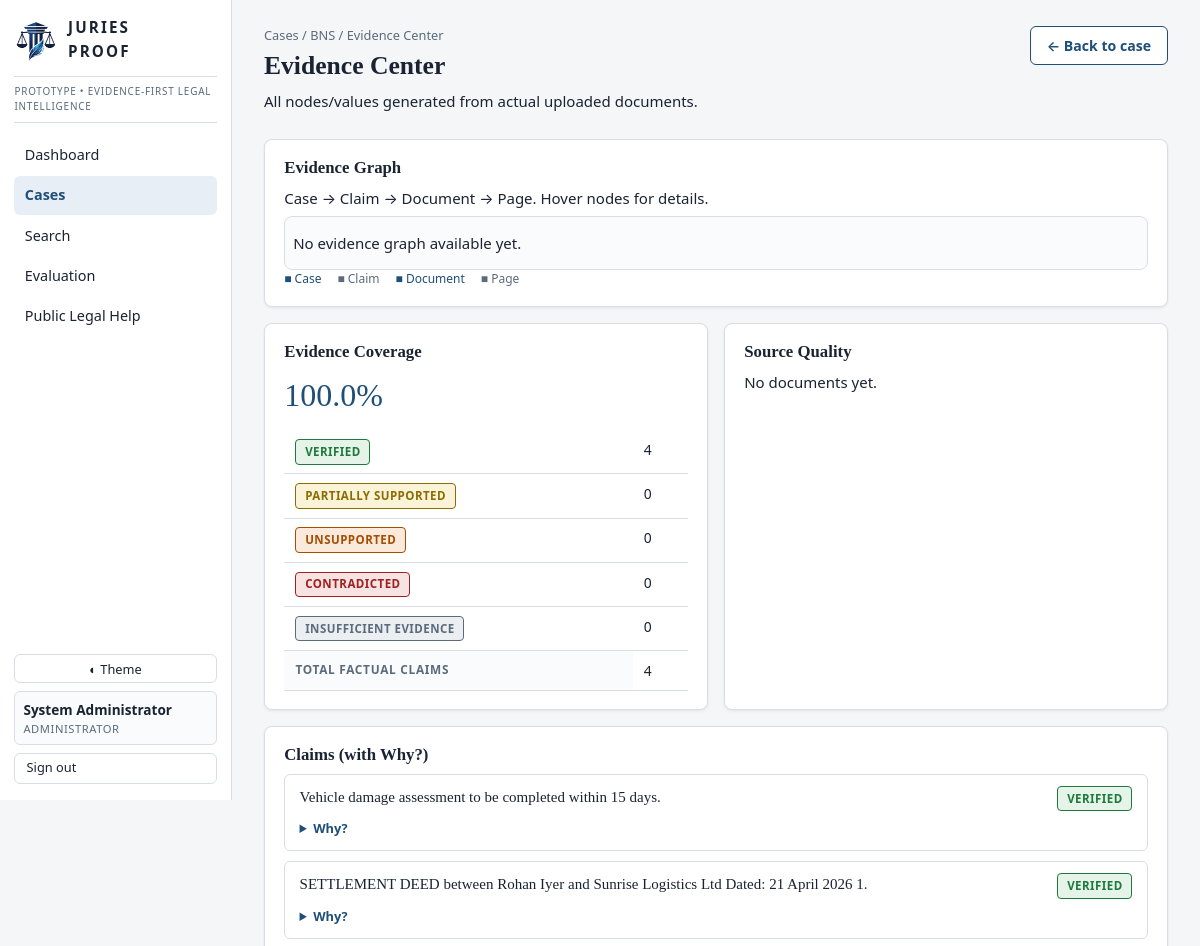
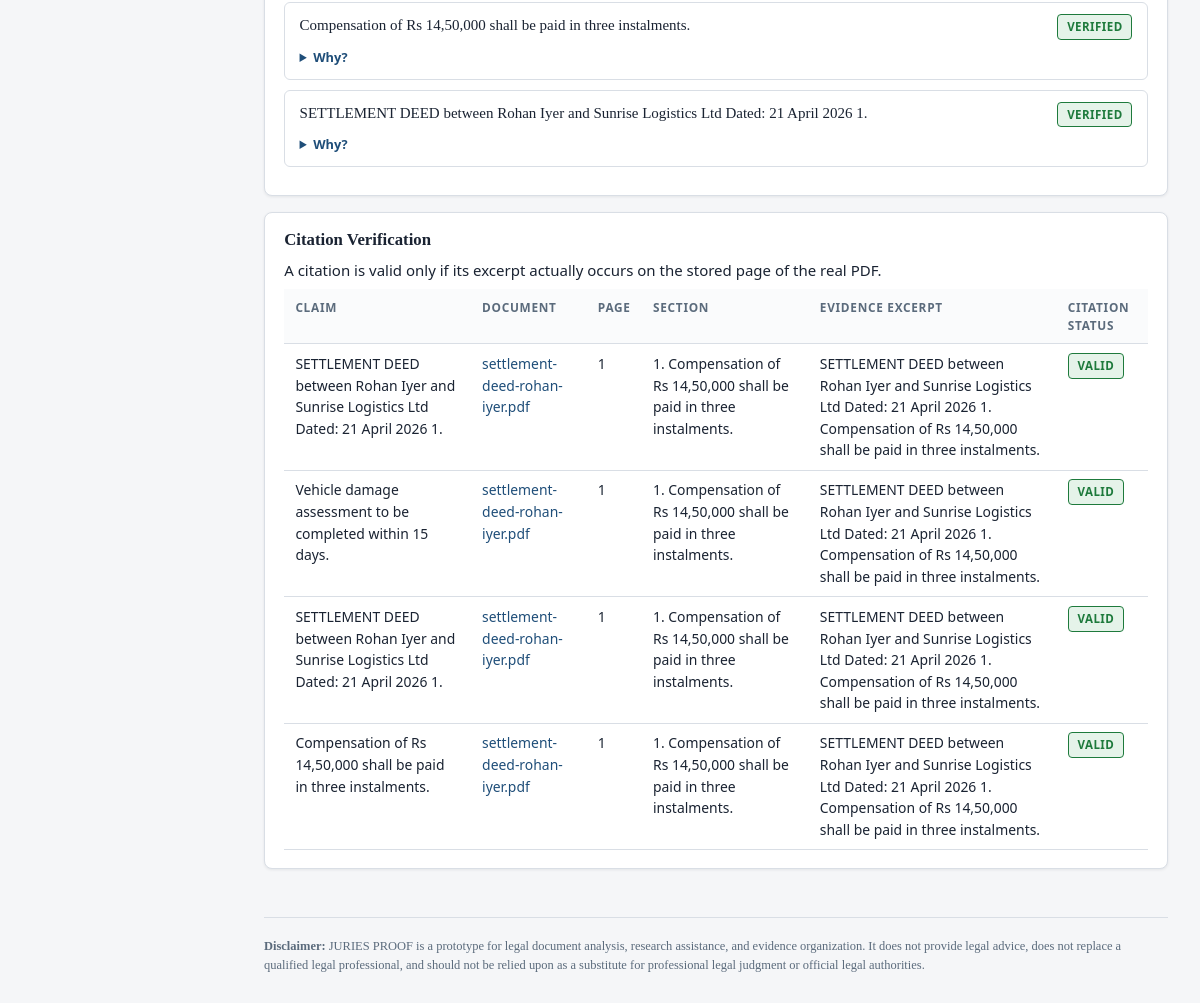
The app's page /cases/CASE-0002/evidence (signed in) with its own data (2 pictures, top to bottom).
### tables this page shows
CREATE TABLE users (
    id INTEGER PRIMARY KEY AUTOINCREMENT,
    username TEXT UNIQUE NOT NULL,
    password_hash TEXT NOT NULL,
    role TEXT NOT NULL DEFAULT 'analyst',
    display_name TEXT,
    created_at TEXT NOT NULL
);

CREATE TABLE cases (
    id TEXT PRIMARY KEY,
    title TEXT NOT NULL,
    case_type TEXT,
    jurisdiction TEXT,
    status TEXT NOT NULL DEFAULT 'Open',
    description TEXT,
    parties TEXT,
    tags TEXT,
    created_at TEXT NOT NULL,
    updated_at TEXT NOT NULL
);

CREATE TABLE claims (
    id TEXT PRIMARY KEY,
    case_id TEXT NOT NULL,
    text TEXT NOT NULL,
    status TEXT NOT NULL DEFAULT 'UNSUPPORTED',
    origin TEXT DEFAULT 'rag',
    document_id TEXT,
    doc_name TEXT,
    page_number INTEGER,
    section TEXT,
    excerpt TEXT,
    created_at TEXT NOT NULL
);

CREATE TABLE citations (
    id TEXT PRIMARY KEY,
    claim_id TEXT NOT NULL,
    case_id TEXT NOT NULL,
    document_id TEXT,
    doc_name TEXT,
    page_number INTEGER,
    section TEXT,
    excerpt TEXT,
    valid INTEGER DEFAULT 0,
    status TEXT DEFAULT 'UNVERIFIED'
);

### app.py (the view)
@app.route("/cases/<case_id>/evidence")
@login_required
def evidence_center(case_id):
    case = query("SELECT * FROM cases WHERE id=?", (case_id,), one=True)
    if not case:
        abort(404)
    claims = query("SELECT * FROM claims WHERE case_id=? ORDER BY created_at DESC LIMIT 100", (case_id,))
    citations = query(
        "SELECT ci.*, cl.text AS claim_text FROM citations ci JOIN claims cl ON cl.id=ci.claim_id "
        "WHERE ci.case_id=? ORDER BY ci.id DESC LIMIT 100", (case_id,))
    graph = analysis.evidence_graph(case_id)
    coverage = analysis.evidence_coverage(case_id)
    quality = analysis.source_quality(case_id)
    return render_template("evidence_center.html", case=case, claims=claims, citations=citations,
                           graph=graph, coverage=coverage, quality=quality)

### app.py (called while the page is built)
def current_user():
    uid = session.get("uid")
    if not uid:
        return None
    return query("SELECT * FROM users WHERE id = ?", (uid,), one=True)

def login_required(f):
    @wraps(f)
    def wrapper(*args, **kwargs):
        if not session.get("uid"):
            return redirect(url_for("login"))
        return f(*args, **kwargs)
    return wrapper

@app.context_processor
def inject_globals():
    user = current_user()
    return dict(now=datetime.utcnow(), current_user=user,
                role_labels=ROLE_LABELS, app_name="JURIES PROOF",
                llm_configured=config.llm_configured())

### jp/analysis.py (called while the page is built, shortened)
def evidence_coverage(case_id):
    claims = query("SELECT status FROM claims WHERE case_id = ?", (case_id,))
    total = len(claims)
    counts = {"VERIFIED": 0, "PARTIALLY SUPPORTED": 0, "UNSUPPORTED": 0,
              "CONTRADICTED": 0, "INSUFFICIENT EVIDENCE": 0}
    for c in claims:
        if c["status"] in counts:
            counts[c["status"]] += 1
    supported = counts["VERIFIED"]
    coverage = round(supported / total * 100, 1) if total else None
    return {
        "total_claims": total,
        "counts": counts,
        "coverage": coverage,
        "message": None if total >= 3 else "Not enough evaluated claims to calculate evidence coverage.",
    }

def source_quality(case_id):
    docs = query("SELECT * FROM documents WHERE case_id = ?", (case_id,))
    out = []
    return out

### jp/config.py (called while the page is built)
def llm_configured():
    return bool(GEMINI_API_KEY or OPENAI_API_KEY)

### jp/db.py (called while the page is built)
def get_db():
    os.makedirs(os.path.dirname(DB_PATH), exist_ok=True)
    conn = sqlite3.connect(DB_PATH)
    conn.row_factory = sqlite3.Row
    conn.execute("PRAGMA foreign_keys = ON")
    return conn

def query(sql, params=(), one=False):
    conn = get_db()
    cur = conn.execute(sql, params)
    rows = cur.fetchall()
    conn.close()
    return (rows[0] if rows else None) if one else rows

### templates/evidence_center.html (shortened to what this page needs)
{% extends "base.html" %}
{% block content %}
<div class="page-head">
  <div>
    <div class="crumbs"><a href="{{ url_for('cases_page') }}">Cases</a> /
      <a href="{{ url_for('case_detail', case_id=case.id) }}">{{ case.title }}</a> / Evidence Center</div>
    <h1>Evidence Center</h1>
    <p class="meta">All nodes/values generated from actual uploaded documents.</p>
  </div>
  <a class="btn btn-secondary" href="{{ url_for('case_detail', case_id=case.id) }}">← Back to case</a>
</div>
<div class="card">
  <h3>Evidence Graph</h3>
  <p class="meta">Case → Claim → Document → Page. Hover nodes for details.</p>
  <div class="graph-wrap">
  </div>
  <div class="legend">
    <span style="color:var(--accent);">Case</span>
    <span>Claim</span>
    <span style="color:var(--accent);">Document</span>
    <span>Page</span>
  </div>
</div>
<div class="grid grid-2">
  <div class="card">
    <h3>Evidence Coverage</h3>
    {% if coverage.coverage is not none %}
      <div class="stat-value" style="font-size:2rem;color:var(--accent);">{{ coverage.coverage }}%</div>
      <table class="data" style="margin-top:.6rem;">
        <tbody>
          <tr><td><span class="badge badge-verified">Verified</span></td><td>{{ coverage.counts.VERIFIED }}</td></tr>
          <tr><td><span class="badge badge-partially">Partially Supported</span></td><td>{{ coverage.counts['PARTIALLY SUPPORTED'] }}</td></tr>
          <tr><td><span class="badge badge-review">Unsupported</span></td><td>{{ coverage.counts.UNSUPPORTED }}</td></tr>
          <tr><td><span class="badge badge-contradicted">Contradicted</span></td><td>{{ coverage.counts.CONTRADICTED }}</td></tr>
          <tr><td><span class="badge badge-insufficient">Insufficient Evidence</span></td><td>{{ coverage.counts['INSUFFICIENT EVIDENCE'] }}</td></tr>
          <tr><th>Total factual claims</th><td>{{ coverage.total_claims }}</td></tr>
        </tbody>
      </table>
    {% else %}
      <p><em>{{ coverage.message }}</em></p>
    {% endif %}
  </div>
  <div class="card">
    <h3>Source Quality</h3>
    {% if quality %}
    <table class="data">
      <thead><tr><th>Source</th><th>Type</th><th>Authority</th><th>Reliability</th><th>Status</th></tr></thead>
      <tbody>
        {% for q in quality %}
        <tr>
          <td>{{ q.document.doc_name }}</td>
          <td class="meta">{{ q.source_type }}</td>
          <td><span class="badge badge-{{ {'HIGH':'verified','MEDIUM':'partially','LOW':'contradicted'}.get(q.authority,'neutral') }}">{{ q.authority }}</span></td>
          <td class="meta">{{ q.reliability }}</td>
          <td><span class="badge badge-{{ q.status|lower }}">{{ q.status }}</span></td>
        </tr>
        {% endfor %}
      </tbody>
    </table>
    {% else %}
    <p class="meta">No documents yet.</p>
    {% endif %}
  </div>
</div>
<div class="card">
  <h3>Claims (with Why?)</h3>
  {% if claims %}
    {% for c in claims[:20] %}
    <div class="claim-item">
      <div class="claim-head"><span>{{ c.text }}</span>
        <span class="badge badge-{{ {'VERIFIED':'verified','PARTIALLY SUPPORTED':'partially','UNSUPPORTED':'unsupported','CONTRADICTED':'contradicted'}.get(c.status,'insufficient') }}">{{ c.status }}</span></div>
      {% if c.excerpt %}
      <details class="why"><summary>Why?</summary>
      </details>
      {% endif %}
    </div>
    {% endfor %}
  {% else %}
    <p class="meta">No claims yet. Ask evidence questions or run a review.</p>
  {% endif %}
</div>
<div class="card">
  <h3>Citation Verification</h3>
  <p class="meta">A citation is valid only if its excerpt actually occurs on the stored page of the real PDF.</p>
  {% if citations %}
  <div class="table-wrap">
  <table class="data">
    <thead><tr><th>Claim</th><th>Document</th><th>Page</th><th>Section</th><th>Evidence excerpt</th><th>Citation Status</th></tr></thead>
    <tbody>
      {% for ci in citations %}
      <tr>
        <td>{{ ci.claim_text[:120] }}</td>
        <td>{% if ci.document_id %}<a href="{{ url_for('document_viewer', doc_id=ci.document_id, page=ci.page_number) }}">{{ ci.doc_name }}</a>{% else %}—{% endif %}</td>
        <td>{{ ci.page_number or '—' }}</td>
        <td class="meta">{{ ci.section or '—' }}</td>
        <td class="meta">{{ ci.excerpt[:150] }}</td>
        <td><span class="badge badge-{{ 'verified' if ci.valid else 'contradicted' }}">{{ ci.status }}</span></td>
      </tr>
      {% endfor %}
    </tbody>
  </table>
  </div>
  {% else %}
  <p class="meta">No citations recorded yet.</p>
  {% endif %}
</div>
{% endblock %}

### templates/base.html (shortened to what this page needs)
<!DOCTYPE html>
<html lang="en" data-theme="light">
<head>
  <link rel="stylesheet" href="{{ url_for('static', filename='css/style.css') }}">
</head>
<body>
  <div class="layout">
    <aside class="sidebar">
      <a class="brand" href="{{ url_for('dashboard') }}">
        <img src="{{ url_for('static', filename='img/logo.png') }}" alt="JURIES PROOF logo" class="brand-logo">
        <span class="brand-text">JURIES<br>PROOF</span>
      </a>
      <p class="banner">PROTOTYPE &bull; EVIDENCE-FIRST LEGAL INTELLIGENCE</p>
      {% if current_user and current_user.role != 'public' %}
      <nav class="nav">
        <a href="{{ url_for('dashboard') }}" class="{{ 'active' if request.path in ['/', '/dashboard'] }}">Dashboard</a>
        <a href="{{ url_for('cases_page') }}" class="{{ 'active' if request.path.startswith('/cases') and 'research' not in request.path }}">Cases</a>
        <a href="{{ url_for('global_search') }}" class="{{ 'active' if request.path.startswith('/search') }}">Search</a>
        <a href="{{ url_for('evaluation_page') }}" class="{{ 'active' if request.path.startswith('/evaluation') }}">Evaluation</a>
        <a href="{{ url_for('public_help') }}">Public Legal Help</a>
      </nav>
      {% else %}
      <nav class="nav">
        <a href="{{ url_for('public_help') }}" class="{{ 'active' if request.path.startswith('/public-help') }}">Public Legal Help</a>
      </nav>
      {% endif %}
      <div class="sidebar-footer">
        <button id="theme-toggle" class="btn btn-ghost btn-sm" type="button" aria-label="Toggle light/dark theme">◐ Theme</button>
        {% if current_user %}
          <div class="user-chip">
            <span class="user-name">{{ current_user.display_name or current_user.username }}</span>
            <span class="user-role">{{ role_labels[current_user.role] }}</span>
          </div>
          <a class="btn btn-ghost btn-sm" href="{{ url_for('logout') }}">Sign out</a>
        {% endif %}
      </div>
    </aside>
    <main class="content">
      {% block content %}{% endblock %}
      <footer class="footer">
        <p><strong>Disclaimer:</strong> JURIES PROOF is a prototype for legal document analysis, research assistance, and evidence organization. It does not provide legal advice, does not replace a qualified legal professional, and should not be relied upon as a substitute for professional legal judgment or official legal authorities.</p>
      </footer>
    </main>
  </div>
</body>
</html>

### records on screen
users: display_name "System Administrator", role "ADMINISTRATOR"
cases: title "BNS"
claims: text "Vehicle damage assessment to be completed within 15 days.", status "VERIFIED"
claims: text "SETTLEMENT DEED between Rohan Iyer and Sunrise Logistics Ltd Dated: 21 April 2026 1.", status "VERIFIED"
claims: text "Compensation of Rs 14,50,000 shall be paid in three instalments.", status "VERIFIED"
claims: text "SETTLEMENT DEED between Rohan Iyer and Sunrise Logistics Ltd Dated: 21 April 2026 1.", status "VERIFIED"
citations: text "SETTLEMENT DEED between Rohan Iyer and Sunrise Logistics Ltd Dated: 21 April 2026 1.", doc_name "settlement-deed-rohan-iyer.pdf", page_number "1", section "1. Compensation of Rs 14,50,000 shall be paid in three instalments.", excerpt "SETTLEMENT DEED between Rohan Iyer and Sunrise Logistics Ltd Dated: 21 April 2026 1. Compensation of Rs 14,50,000 shall be paid in three instalments.", status "VALID"
citations: text "Vehicle damage assessment to be completed within 15 days.", doc_name "settlement-deed-rohan-iyer.pdf", page_number "1", section "1. Compensation of Rs 14,50,000 shall be paid in three instalments.", excerpt "SETTLEMENT DEED between Rohan Iyer and Sunrise Logistics Ltd Dated: 21 April 2026 1. Compensation of Rs 14,50,000 shall be paid in three instalments.", status "VALID"
citations: text "SETTLEMENT DEED between Rohan Iyer and Sunrise Logistics Ltd Dated: 21 April 2026 1.", doc_name "settlement-deed-rohan-iyer.pdf", page_number "1", section "1. Compensation of Rs 14,50,000 shall be paid in three instalments.", excerpt "SETTLEMENT DEED between Rohan Iyer and Sunrise Logistics Ltd Dated: 21 April 2026 1. Compensation of Rs 14,50,000 shall be paid in three instalments.", status "VALID"
citations: text "Compensation of Rs 14,50,000 shall be paid in three instalments.", doc_name "settlement-deed-rohan-iyer.pdf", page_number "1", section "1. Compensation of Rs 14,50,000 shall be paid in three instalments.", excerpt "SETTLEMENT DEED between Rohan Iyer and Sunrise Logistics Ltd Dated: 21 April 2026 1. Compensation of Rs 14,50,000 shall be paid in three instalments.", status "VALID"

### other values on screen
{{ coverage.coverage }} "100.0"
{{ coverage.counts.VERIFIED }} "4"
{{ coverage.counts['PARTIALLY SUPPORTED'] }} "0"
{{ coverage.counts.UNSUPPORTED }} "0"
{{ coverage.counts.CONTRADICTED }} "0"
{{ coverage.counts['INSUFFICIENT EVIDENCE'] }} "0"
{{ coverage.total_claims }} "4"
